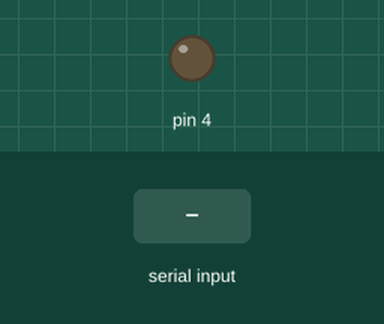
Recording of a sketch running on a simulated Arduino Uno, built with avr-gcc and run on an emulated ATmega328P. Parts: output pins drawn as LEDs (lit = HIGH). Inputs (shaded band) come from the test bench.

Above: at 1.2 s.
1.3 s: byte 1 (1) received over Serial
At 2.4 s:
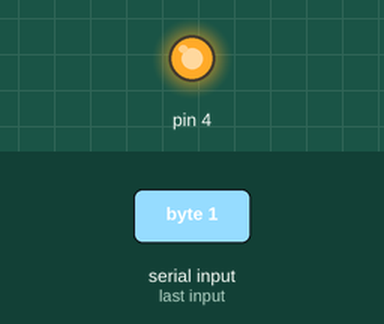
Timing chart, 0 to 4.3 s (numbered marks = the images above; inputs shaded):
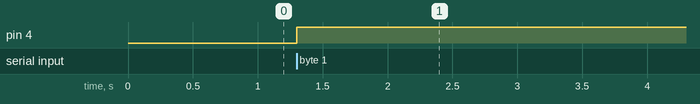

The sketch:

build18.ino
```cpp
#include<Wire.h>
void setup() {
  // put your setup code here, to run once:
  Serial.begin(9600);
  //Serial.println("ready");
  pinMode(4, OUTPUT);
  digitalWrite(4, LOW);

}

void loop() {
  // put your main code here, to run repeatedly:

  if (Serial.available() > 0) {
    // read the incoming byte:
    int incomingByte = Serial.read();
    if(incomingByte == 1){digitalWrite(4, HIGH);}
    if(incomingByte == 2){digitalWrite(4, LOW);}

    // say what you got:
    //Serial.print("I received: ");
    //Serial.println(incomingByte);
  }
}
```

Measured:
- after the input at 1.3 s, pin 4: LOW → HIGH at once
